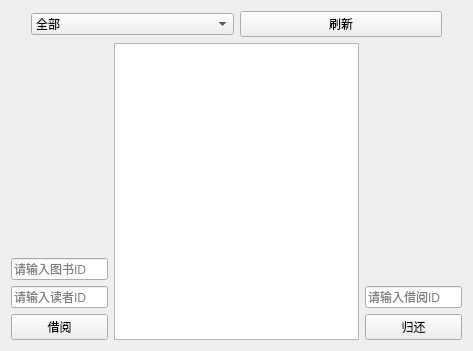
<?xml version="1.0" encoding="UTF-8"?>
<ui version="4.0">
 <class>BorrowManage</class>
 <widget class="QWidget" name="BorrowManage">
  <property name="geometry">
   <rect>
    <x>0</x>
    <y>0</y>
    <width>473</width>
    <height>351</height>
   </rect>
  </property>
  <property name="windowTitle">
   <string>Form</string>
  </property>
  <layout class="QVBoxLayout" name="verticalLayout_3">
   <item>
    <layout class="QHBoxLayout" name="horizontalLayout">
     <item>
      <spacer name="horizontalSpacer_3">
       <property name="orientation">
        <enum>Qt::Horizontal</enum>
       </property>
       <property name="sizeType">
        <enum>QSizePolicy::Minimum</enum>
       </property>
       <property name="sizeHint" stdset="0">
        <size>
         <width>20</width>
         <height>20</height>
        </size>
       </property>
      </spacer>
     </item>
     <item>
      <widget class="QComboBox" name="cbxStatus">
       <item>
        <property name="text">
         <string>全部</string>
        </property>
       </item>
       <item>
        <property name="text">
         <string>未还</string>
        </property>
       </item>
       <item>
        <property name="text">
         <string>已还</string>
        </property>
       </item>
      </widget>
     </item>
     <item>
      <widget class="QPushButton" name="btnRefreshBorrow">
       <property name="text">
        <string>刷新</string>
       </property>
      </widget>
     </item>
     <item>
      <spacer name="horizontalSpacer_4">
       <property name="orientation">
        <enum>Qt::Horizontal</enum>
       </property>
       <property name="sizeType">
        <enum>QSizePolicy::Minimum</enum>
       </property>
       <property name="sizeHint" stdset="0">
        <size>
         <width>20</width>
         <height>20</height>
        </size>
       </property>
      </spacer>
     </item>
    </layout>
   </item>
   <item>
    <layout class="QHBoxLayout" name="horizontalLayout_2">
     <item>
      <layout class="QVBoxLayout" name="verticalLayout">
       <item>
        <spacer name="verticalSpacer">
         <property name="orientation">
          <enum>Qt::Vertical</enum>
         </property>
         <property name="sizeHint" stdset="0">
          <size>
           <width>20</width>
           <height>40</height>
          </size>
         </property>
        </spacer>
       </item>
       <item>
        <widget class="QLineEdit" name="leBookId">
         <property name="text">
          <string/>
         </property>
         <property name="echoMode">
          <enum>QLineEdit::Normal</enum>
         </property>
         <property name="dragEnabled">
          <bool>false</bool>
         </property>
         <property name="placeholderText">
          <string>请输入图书ID</string>
         </property>
        </widget>
       </item>
       <item>
        <widget class="QLineEdit" name="leReaderId">
         <property name="placeholderText">
          <string>请输入读者ID</string>
         </property>
        </widget>
       </item>
       <item>
        <widget class="QPushButton" name="btnBorrow">
         <property name="text">
          <string>借阅</string>
         </property>
        </widget>
       </item>
      </layout>
     </item>
     <item>
      <widget class="QTableView" name="tableViewBorrows"/>
     </item>
     <item>
      <layout class="QVBoxLayout" name="verticalLayout_2">
       <item>
        <spacer name="verticalSpacer_2">
         <property name="orientation">
          <enum>Qt::Vertical</enum>
         </property>
         <property name="sizeHint" stdset="0">
          <size>
           <width>20</width>
           <height>40</height>
          </size>
         </property>
        </spacer>
       </item>
       <item>
        <widget class="QLineEdit" name="leBorrowId">
         <property name="text">
          <string/>
         </property>
         <property name="placeholderText">
          <string>请输入借阅ID</string>
         </property>
        </widget>
       </item>
       <item>
        <widget class="QPushButton" name="btnReturn">
         <property name="text">
          <string>归还</string>
         </property>
        </widget>
       </item>
      </layout>
     </item>
    </layout>
   </item>
  </layout>
 </widget>
 <resources/>
 <connections/>
</ui>
